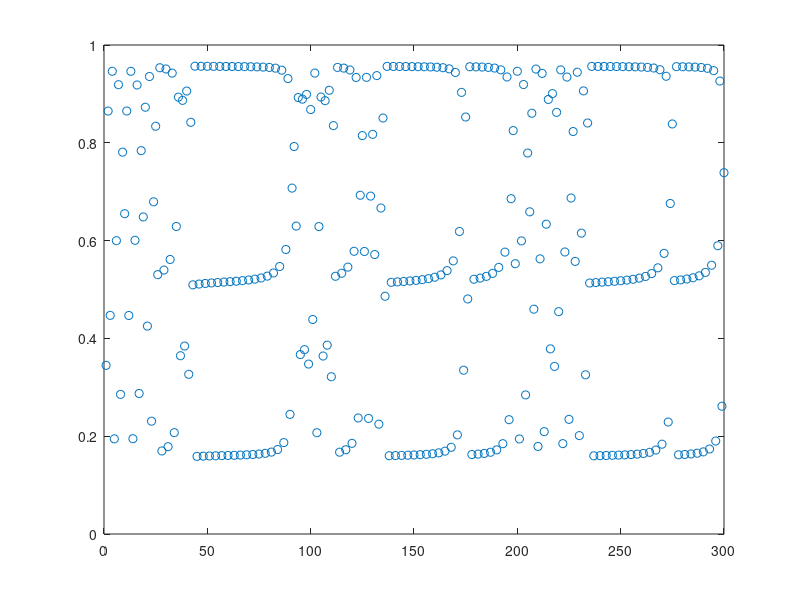

Write the MATLAB code that produced this figure.
clear all; clf
r = 3.828;
map = @(r,x) r * x.*(1-x);
xx = []; 

x0 = rand;
xx = [1 x0; xx];
n = 300;
for i = 2:n
	x1 = map(r, x0);
	xx = [i x1; xx]; x0 = x1;
end
plot(xx(:, 1), xx(:,2), 'o')
